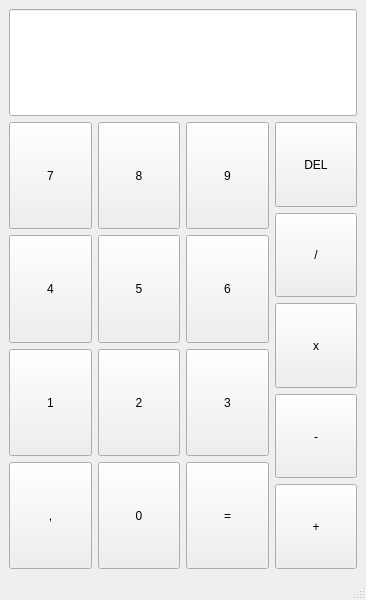
<?xml version="1.0" encoding="UTF-8"?>
<ui version="4.0">
 <class>MainWindow</class>
 <widget class="QMainWindow" name="MainWindow">
  <property name="geometry">
   <rect>
    <x>0</x>
    <y>0</y>
    <width>366</width>
    <height>600</height>
   </rect>
  </property>
  <property name="windowTitle">
   <string>MainWindow</string>
  </property>
  <widget class="QWidget" name="centralwidget">
   <layout class="QVBoxLayout" name="verticalLayout">
    <item>
     <layout class="QGridLayout" name="gridLayout_3">
      <property name="sizeConstraint">
       <enum>QLayout::SetMaximumSize</enum>
      </property>
      <item row="1" column="0">
       <widget class="QPushButton" name="butt_7">
        <property name="sizePolicy">
         <sizepolicy hsizetype="Minimum" vsizetype="Expanding">
          <horstretch>0</horstretch>
          <verstretch>0</verstretch>
         </sizepolicy>
        </property>
        <property name="text">
         <string>7</string>
        </property>
        <property name="checkable">
         <bool>false</bool>
        </property>
        <property name="autoRepeat">
         <bool>false</bool>
        </property>
        <property name="autoExclusive">
         <bool>false</bool>
        </property>
        <property name="autoRepeatDelay">
         <number>300</number>
        </property>
        <property name="autoDefault">
         <bool>false</bool>
        </property>
        <property name="default">
         <bool>false</bool>
        </property>
        <property name="flat">
         <bool>false</bool>
        </property>
       </widget>
      </item>
      <item row="4" column="0">
       <widget class="QPushButton" name="butt_com">
        <property name="sizePolicy">
         <sizepolicy hsizetype="Minimum" vsizetype="Expanding">
          <horstretch>0</horstretch>
          <verstretch>0</verstretch>
         </sizepolicy>
        </property>
        <property name="text">
         <string>,</string>
        </property>
        <property name="autoRepeat">
         <bool>false</bool>
        </property>
       </widget>
      </item>
      <item row="2" column="1">
       <widget class="QPushButton" name="butt_5">
        <property name="sizePolicy">
         <sizepolicy hsizetype="Minimum" vsizetype="Expanding">
          <horstretch>0</horstretch>
          <verstretch>0</verstretch>
         </sizepolicy>
        </property>
        <property name="text">
         <string>5</string>
        </property>
        <property name="autoRepeat">
         <bool>false</bool>
        </property>
       </widget>
      </item>
      <item row="2" column="0">
       <widget class="QPushButton" name="butt_4">
        <property name="sizePolicy">
         <sizepolicy hsizetype="Minimum" vsizetype="Expanding">
          <horstretch>0</horstretch>
          <verstretch>0</verstretch>
         </sizepolicy>
        </property>
        <property name="text">
         <string>4</string>
        </property>
        <property name="autoRepeat">
         <bool>false</bool>
        </property>
       </widget>
      </item>
      <item row="1" column="1">
       <widget class="QPushButton" name="butt_8">
        <property name="sizePolicy">
         <sizepolicy hsizetype="Minimum" vsizetype="Expanding">
          <horstretch>0</horstretch>
          <verstretch>0</verstretch>
         </sizepolicy>
        </property>
        <property name="text">
         <string>8</string>
        </property>
        <property name="autoRepeat">
         <bool>false</bool>
        </property>
        <property name="autoExclusive">
         <bool>false</bool>
        </property>
       </widget>
      </item>
      <item row="4" column="2">
       <widget class="QPushButton" name="butt_sm">
        <property name="sizePolicy">
         <sizepolicy hsizetype="Minimum" vsizetype="Expanding">
          <horstretch>0</horstretch>
          <verstretch>0</verstretch>
         </sizepolicy>
        </property>
        <property name="text">
         <string>=</string>
        </property>
        <property name="autoRepeat">
         <bool>false</bool>
        </property>
       </widget>
      </item>
      <item row="3" column="2">
       <widget class="QPushButton" name="butt_3">
        <property name="sizePolicy">
         <sizepolicy hsizetype="Minimum" vsizetype="Expanding">
          <horstretch>0</horstretch>
          <verstretch>0</verstretch>
         </sizepolicy>
        </property>
        <property name="text">
         <string>3</string>
        </property>
        <property name="autoRepeat">
         <bool>false</bool>
        </property>
       </widget>
      </item>
      <item row="3" column="1">
       <widget class="QPushButton" name="butt_2">
        <property name="sizePolicy">
         <sizepolicy hsizetype="Minimum" vsizetype="Expanding">
          <horstretch>0</horstretch>
          <verstretch>0</verstretch>
         </sizepolicy>
        </property>
        <property name="text">
         <string>2</string>
        </property>
        <property name="autoRepeat">
         <bool>false</bool>
        </property>
       </widget>
      </item>
      <item row="2" column="2">
       <widget class="QPushButton" name="butt_6">
        <property name="sizePolicy">
         <sizepolicy hsizetype="Minimum" vsizetype="Expanding">
          <horstretch>0</horstretch>
          <verstretch>0</verstretch>
         </sizepolicy>
        </property>
        <property name="text">
         <string>6</string>
        </property>
        <property name="autoRepeat">
         <bool>false</bool>
        </property>
       </widget>
      </item>
      <item row="4" column="1">
       <widget class="QPushButton" name="butt_0">
        <property name="sizePolicy">
         <sizepolicy hsizetype="Minimum" vsizetype="Expanding">
          <horstretch>0</horstretch>
          <verstretch>0</verstretch>
         </sizepolicy>
        </property>
        <property name="text">
         <string>0</string>
        </property>
        <property name="autoRepeat">
         <bool>false</bool>
        </property>
       </widget>
      </item>
      <item row="1" column="2">
       <widget class="QPushButton" name="butt_9">
        <property name="sizePolicy">
         <sizepolicy hsizetype="Minimum" vsizetype="Expanding">
          <horstretch>0</horstretch>
          <verstretch>0</verstretch>
         </sizepolicy>
        </property>
        <property name="text">
         <string>9</string>
        </property>
        <property name="autoRepeat">
         <bool>false</bool>
        </property>
       </widget>
      </item>
      <item row="3" column="0">
       <widget class="QPushButton" name="butt_1">
        <property name="sizePolicy">
         <sizepolicy hsizetype="Minimum" vsizetype="Expanding">
          <horstretch>0</horstretch>
          <verstretch>0</verstretch>
         </sizepolicy>
        </property>
        <property name="text">
         <string>1</string>
        </property>
        <property name="autoRepeat">
         <bool>false</bool>
        </property>
       </widget>
      </item>
      <item row="0" column="0" colspan="4">
       <widget class="QLineEdit" name="answer_line">
        <property name="sizePolicy">
         <sizepolicy hsizetype="Expanding" vsizetype="Expanding">
          <horstretch>0</horstretch>
          <verstretch>0</verstretch>
         </sizepolicy>
        </property>
        <property name="mouseTracking">
         <bool>false</bool>
        </property>
        <property name="acceptDrops">
         <bool>true</bool>
        </property>
        <property name="alignment">
         <set>Qt::AlignRight|Qt::AlignTrailing|Qt::AlignVCenter</set>
        </property>
        <property name="readOnly">
         <bool>true</bool>
        </property>
       </widget>
      </item>
      <item row="1" column="3" rowspan="4">
       <layout class="QVBoxLayout" name="verticalLayout_2">
        <item>
         <widget class="QPushButton" name="butt_del">
          <property name="sizePolicy">
           <sizepolicy hsizetype="Minimum" vsizetype="Expanding">
            <horstretch>0</horstretch>
            <verstretch>0</verstretch>
           </sizepolicy>
          </property>
          <property name="text">
           <string>DEL</string>
          </property>
         </widget>
        </item>
        <item>
         <widget class="QPushButton" name="butt_div">
          <property name="sizePolicy">
           <sizepolicy hsizetype="Minimum" vsizetype="Expanding">
            <horstretch>0</horstretch>
            <verstretch>0</verstretch>
           </sizepolicy>
          </property>
          <property name="text">
           <string>/</string>
          </property>
         </widget>
        </item>
        <item>
         <widget class="QPushButton" name="butt_mult">
          <property name="sizePolicy">
           <sizepolicy hsizetype="Minimum" vsizetype="Expanding">
            <horstretch>0</horstretch>
            <verstretch>0</verstretch>
           </sizepolicy>
          </property>
          <property name="text">
           <string>x</string>
          </property>
         </widget>
        </item>
        <item>
         <widget class="QPushButton" name="butt_min">
          <property name="sizePolicy">
           <sizepolicy hsizetype="Minimum" vsizetype="Expanding">
            <horstretch>0</horstretch>
            <verstretch>0</verstretch>
           </sizepolicy>
          </property>
          <property name="font">
           <font>
            <family>Cascadia Code SemiBold</family>
           </font>
          </property>
          <property name="text">
           <string>-</string>
          </property>
         </widget>
        </item>
        <item>
         <widget class="QPushButton" name="butt_plus">
          <property name="sizePolicy">
           <sizepolicy hsizetype="Minimum" vsizetype="Expanding">
            <horstretch>0</horstretch>
            <verstretch>0</verstretch>
           </sizepolicy>
          </property>
          <property name="text">
           <string>+</string>
          </property>
         </widget>
        </item>
       </layout>
      </item>
     </layout>
    </item>
   </layout>
  </widget>
  <widget class="QMenuBar" name="menubar">
   <property name="geometry">
    <rect>
     <x>0</x>
     <y>0</y>
     <width>366</width>
     <height>22</height>
    </rect>
   </property>
  </widget>
  <widget class="QStatusBar" name="statusbar"/>
  <action name="actionttt">
   <property name="text">
    <string>ttt</string>
   </property>
  </action>
  <action name="actionddd">
   <property name="text">
    <string>ddd</string>
   </property>
  </action>
  <action name="actiongdg">
   <property name="text">
    <string>gdg</string>
   </property>
  </action>
 </widget>
 <resources/>
 <connections/>
</ui>
